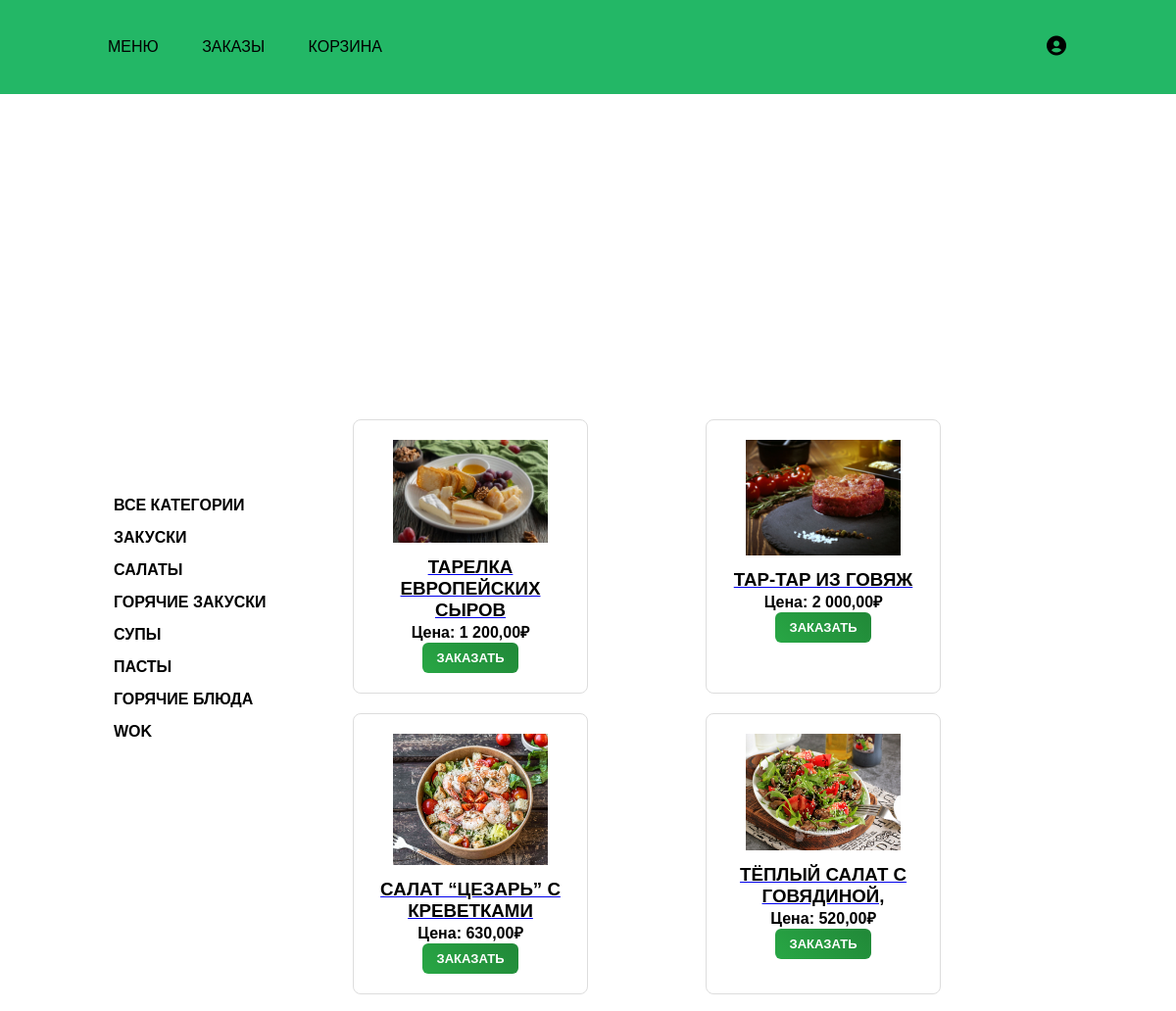
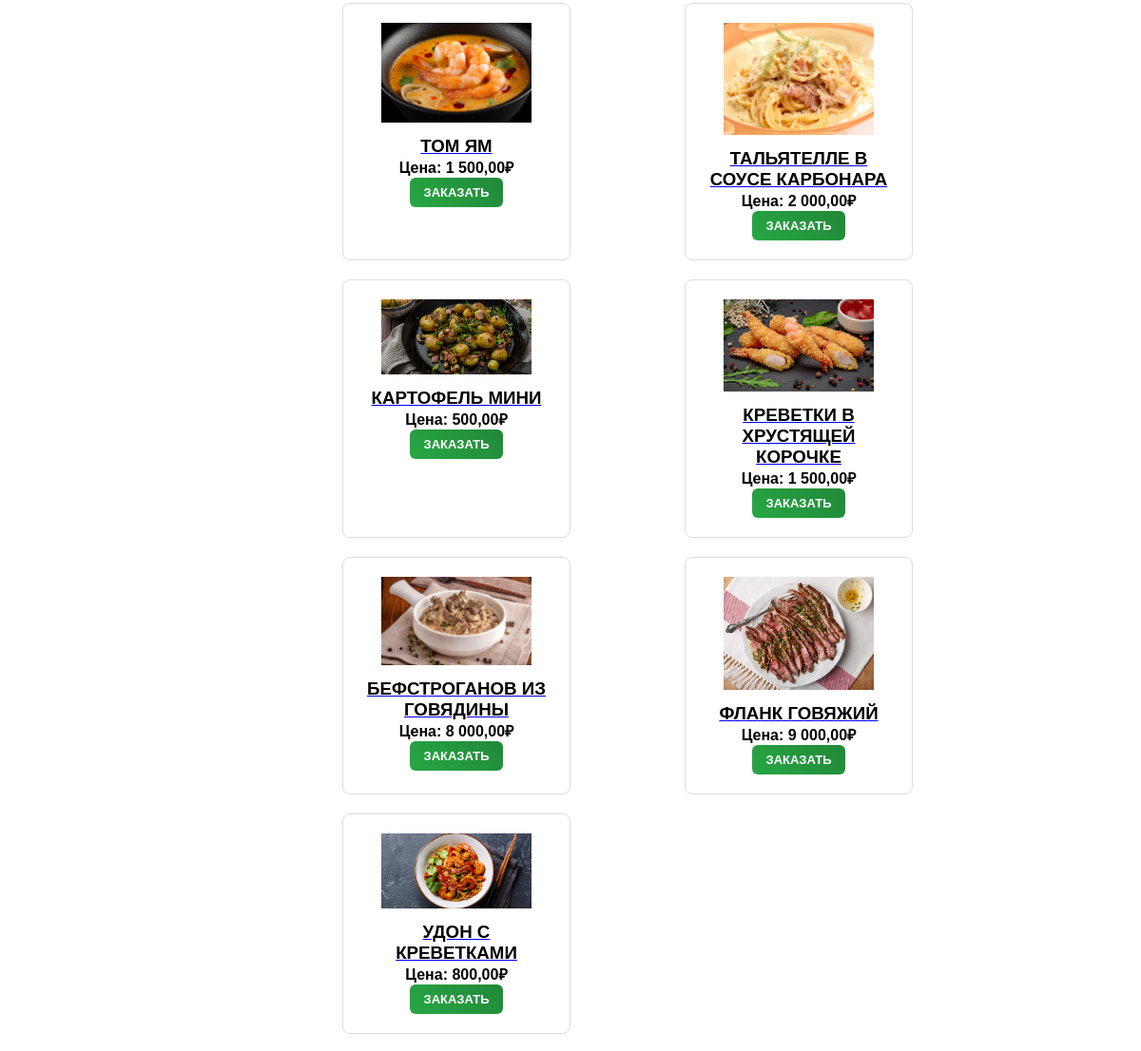
The page / on the database its author committed (2 pictures, top to bottom).
### main/models.py (models this page shows, shortened)
class ProductsCategory(models.Model):
    name = models.CharField("Категории", max_length=250)
    description =  models.TextField("Описание", null=True, blank=True)
    class Meta:
        verbose_name = ("Category")
        verbose_name_plural = ("Categories")

class Products(models.Model):
    name = models.CharField("Название", max_length=250)
    description =  models.TextField("Описание", null=True, blank=True)
    price = models.DecimalField("Цена", max_digits=6, decimal_places=2)
    image = models.ImageField("Фото Блюда", upload_to="Product_IMG")
    category = models.ForeignKey(ProductsCategory, on_delete=models.CASCADE, verbose_name="Категории")
    class Meta:
        verbose_name = ("Products")
        verbose_name_plural = ("Products")

### main/views.py (the view)
# urls.py: path('', ProductsListView.as_view(), name='index'),
class ProductsListView(ListView):
    model = Products
    template_name = 'main/product_page.html'
    def get_queryset(self):
        queryset = super(ProductsListView, self).get_queryset()
        category_id = self.kwargs.get('category_id')
        return queryset.filter(category_id = category_id) if category_id else queryset
    def get_context_data(self, **kwargs):
        context = super(ProductsListView, self).get_context_data(**kwargs)
        context ["categories"] = ProductsCategory.objects.all()
        return context

### main/context_processors.py (called while the page is built)
def basket(request):
    user = request.user
    baskets = Basket.objects.filter(user=user) if user.is_authenticated else []
    order_total = sum(basket.product.price * basket.quantity for basket in baskets)
    return {
        'basket': baskets,
        'order_total': order_total,
    }

### main/templates/main/product_page.html (shortened to what this page needs)
{% extends "main/base.html" %}
{% load static %}
{% load humanize %}
{% block extra_css %}
    <link rel="stylesheet" href="{% static 'main/css/product_page/product_page.css' %}">
{% endblock %}
{% block body %}
{% include "main/base.html" %}
<div class="categories">
    <ul>
        <li><a href="{% url 'index' %}"><b>Все категории</a></li>
        {% for category in categories %}
            <li><a href="{% url 'main:product_category' category.id %}">{{ category.name }}</a></li>
        {% endfor %}
    </ul>
</div>
<div class="goodsitems">
    {% for product in object_list %}
        <div class="goods">
            <div class="image">
                {% if product.image %}
                    <img src="{{ product.image.url }}" alt="">
                {% endif %}
            </div>
            <a href="#"><h3>{{ product.name }}</h3></a>
            <p>Цена: {{ product.price|intcomma }}₽</p>
            <div class="button-container">
                <button class="button" onclick="toggleQuantityPopup('{{ product.id }}')">Заказать</button>
            </div>
        </div>
    {% endfor %}
</div>
{% endblock %}

### main/templates/main/base.html (shortened to what this page needs)
<!DOCTYPE html>
<html lang="en">
{%load static%}
<head>
    {%block extra_css%}
    {%endblock%}
    <link rel="stylesheet" href="{% static 'main/css/base/base.css'%}">
    <link href='https://unpkg.com/boxicons@2.1.4/css/boxicons.min.css' rel='stylesheet'>
</head>
{%block body%}
<div class="banner">
    <div class="navbar">
        <ul>
            <li><a href="{% url 'index' %}">МЕНЮ</a></li>
            <li><a href="{% url 'orders:order_list' %}">Заказы</a></li>
            <li><a href="{% url 'main:order_page' %}">Корзина</a></li>
        </ul>
        {% if user.is_authenticated %}
            <ul class="auth-links">
                <li class="dropdown">
                    <a href="#">
                        <i class='bx bxs-user-circle'></i>
                    </a>
                    <ul class="dropdown-menu">
                        {% if user.is_superuser or user.is_staff %}
                            <li><a href="{% url 'admin:index' %}">ADMIN</a></li>
                            <li><a href="{% url 'orders:revenue' %}">Расчеты</a></li>
                        {% endif %}
                        <li><a href="{% url 'user:logout' %}">LOG OUT</a></li>
                    </ul>
                </li>
            </ul>
        {% else %}
            <ul class="guest-links">
                <li class="dropdown">
                    <a href="#"><i class='bx bxs-user-circle'></i></a>
                </li>
            </ul>
        {% endif %}
    </div>
</div>
{%endblock%}
</body>
</html>

### main/static/main/css/product_page/product_page.css (style rules this page uses)
* { margin: 0; padding: 0; }
.categories ul { width: 19%; position: absolute; top: 23%; margin-left: 8%; }
.categories ul li { list-style: none; display:grid; margin: 0 20px; position:flex; margin-top: 15px; margin-bottom: 10px; align-items: center; }
.categories ul li a { text-decoration: none; color: black; text-transform: uppercase ; }
.goodsitems { width: 50%; margin-left: 30%; position: flex; top: 20%; text-align: center; position: absolute; flex-wrap: wrap; display: flex; justify-content: space-between; }
.goods { display: flex; flex-direction: column; align-items: center; width: 40%; padding: 20px; border: 1px solid #ddd; border-radius: 8px; box-sizing: border-box; margin-bottom: 20px; }
.goods .image { margin-bottom: 10px; }
.goods .image img { width: 80%; height: auto; max-width: 100%; }
.goodsitems a h3 { color: black; position: relative; }
.goodsitems .goods { display: flex; flex-direction: column; align-items: center; width: 40%; padding: 20px; border: 1px solid #ddd; border-radius: 8px; box-sizing: border-box; transition: transform 0.3s ease; }
.button-container { position: relative; display: inline-block; }
.button { display: inline-block; padding: 8px 14px; font-size: 13px; font-weight: bold; text-transform: uppercase; text-decoration: none; color: white; background: linear-gradient(45deg, #28a745, #218838); border-radius: 6px; transition: all 0.3s ease-in-out; position: relative; overflow: hidden; border: none; cursor: pointer; }

### main/static/main/css/base/base.css (style rules this page uses)
* { margin: 0; padding: 0%; font-family: 'Trebuchet MS', 'Lucida Sans Unicode', 'Lucida Grande', 'Lucida Sans', Arial, sans-serif; }
.banner { width: 100%; min-height: 80px; background-color: #23b766; }
.navbar { width: 85%; margin: auto; padding: 35px 0; display: flex; align-items: center; justify-content: space-between; }
.navbar ul li { list-style: none; display: inline-block; margin: 0 20px; position: relative; }
.navbar ul li a { text-decoration: none; color: black; text-transform: uppercase ; }
.navbar ul li a i { font-size: 24px; color: black; vertical-align: middle; transition: color 0.3s, transform 0.3s; }
.navbar ul li::after { content: ''; height: 3px; width: 0; background: rgb(210, 42, 70) ; position: absolute; left: 0%; bottom: -3px; transition: 0.5s; }
.dropdown { position: relative; display: inline-block; }
.dropdown a { text-decoration: none; color: black; font-size: 20px; display: inline-flex; align-items: center; justify-content: center; }

### rows shown on the page
ProductsCategory: name "ЗАКУСКИ"
ProductsCategory: name "САЛАТЫ"
ProductsCategory: name "ГОРЯЧИЕ ЗАКУСКИ"
ProductsCategory: name "СУПЫ"
ProductsCategory: name "ПАСТЫ"
ProductsCategory: name "ГОРЯЧИЕ БЛЮДА"
ProductsCategory: name "WOK"
Products: image (picture), name "ТАРЕЛКА ЕВРОПЕЙСКИХ СЫРОВ", price "1 200,00"
Products: image (picture), name "ТАР-ТАР ИЗ ГОВЯЖ", price "2 000,00"
Products: image (picture), name "САЛАТ “ЦЕЗАРЬ” С КРЕВЕТКАМИ", price "630,00"
Products: image (picture), name "ТЁПЛЫЙ САЛАТ С ГОВЯДИНОЙ,", price "520,00"
Products: image (picture), name "ТОМ ЯМ", price "1 500,00"
Products: image (picture), name "ТАЛЬЯТЕЛЛЕ В СОУСЕ КАРБОНАРА", price "2 000,00"
Products: image (picture), name "КАРТОФЕЛЬ МИНИ", price "500,00"
Products: image (picture), name "КРЕВЕТКИ В ХРУСТЯЩЕЙ КОРОЧКЕ", price "1 500,00"
Products: image (picture), name "БЕФСТРОГАНОВ ИЗ ГОВЯДИНЫ", price "8 000,00"
Products: image (picture), name "ФЛАНК ГОВЯЖИЙ", price "9 000,00"
Products: image (picture), name "УДОН С КРЕВЕТКАМИ", price "800,00"
